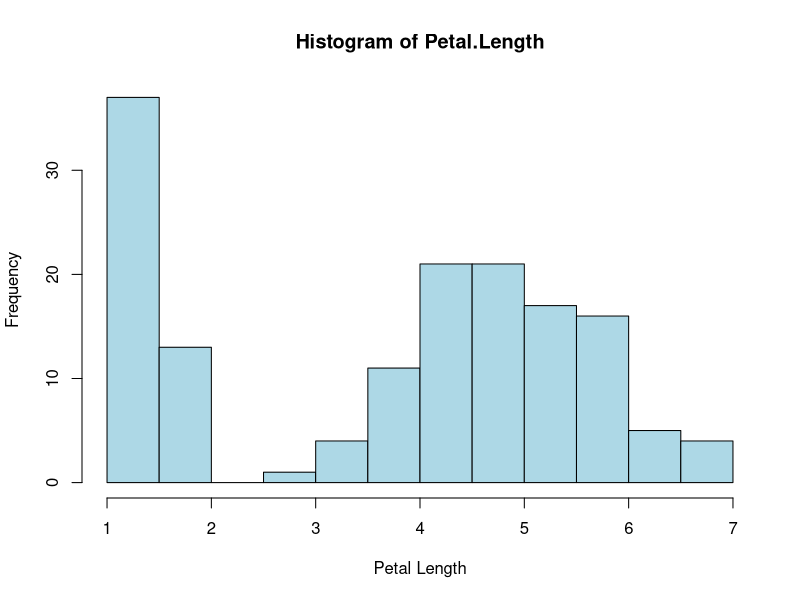
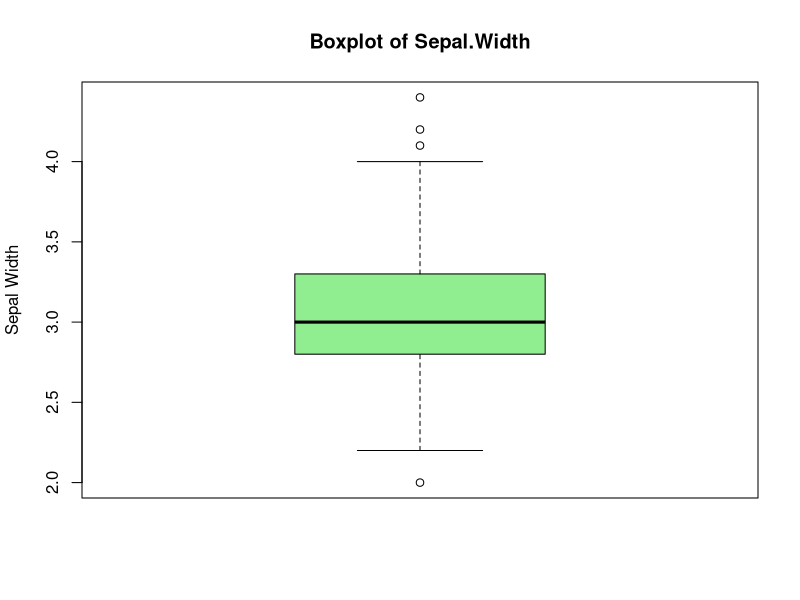

The R script that drew these images, in order:
# 1. Create a data frame with 5 students
students <- data.frame(
  Name = c("Alice", "Bob", "Charlie", "David", "Eva"),
  Age = c(20, 22, 21, 23, 20),
  Marks = c(85, 67, 45, 78, 52)
)

# Display the data frame
print("Original Data Frame:")
print(students)

# 2. Find average marks
average_marks <- mean(students$Marks)
cat("Average Marks:", average_marks, "\n")

# Find maximum age
maximum_age <- max(students$Age)
cat("Maximum Age:", maximum_age, "\n")

# 3. Add Grade column based on marks
students$Grade <- ifelse(
  students$Marks >= 75, "A",
  ifelse(students$Marks >= 50 & students$Marks < 75, "B", "C")
)

# Display updated data frame
print("Data Frame with Grades:")
print(students)

 

#Exercise 2
# Load the iris dataset
data(iris)

# 1. Find the number of rows and columns
cat("Number of rows:", nrow(iris), "\n")
cat("Number of columns:", ncol(iris), "\n")

# 2. Get the first 6 rows
head(iris)

# 3. Find the mean, median, variance, and standard deviation of Sepal.Length
mean_sepal <- mean(iris$Sepal.Length)
median_sepal <- median(iris$Sepal.Length)
var_sepal <- var(iris$Sepal.Length)
sd_sepal <- sd(iris$Sepal.Length)

cat("Mean of Sepal.Length:", mean_sepal, "\n")
cat("Median of Sepal.Length:", median_sepal, "\n")
cat("Variance of Sepal.Length:", var_sepal, "\n")
cat("Standard Deviation of Sepal.Length:", sd_sepal, "\n")

# 4. Find how many flowers belong to each species
table(iris$Species)

# 5. Draw a histogram of Petal.Length
hist(iris$Petal.Length,
     main = "Histogram of Petal.Length",
     xlab = "Petal Length",
     col = "lightblue",
     border = "black")

# Draw a boxplot of Sepal.Width
boxplot(iris$Sepal.Width,
        main = "Boxplot of Sepal.Width",
        ylab = "Sepal Width",
        col = "lightgreen")



# Ques 3
# Parameters
prior_disease <- 0.01        # P(D), prior probability of disease (5%)
true_positive <- 0.95        # P(T+|D), sensitivity
false_positive <- 0.05       # P(T+|¬D), false positive rate

# Complement probability (no disease)
prior_no_disease <- 1 - prior_disease

# Bayes' theorem
posterior_prob <- (true_positive * prior_disease) / 
  ((true_positive * prior_disease) + (false_positive * prior_no_disease))

# Convert to percentage
posterior_percent <- posterior_prob * 100

# Print results
cat("Posterior probability that a person has the disease given a positive test:", posterior_prob, "\n")
cat("In percentage:", posterior_percent, "%\n")
